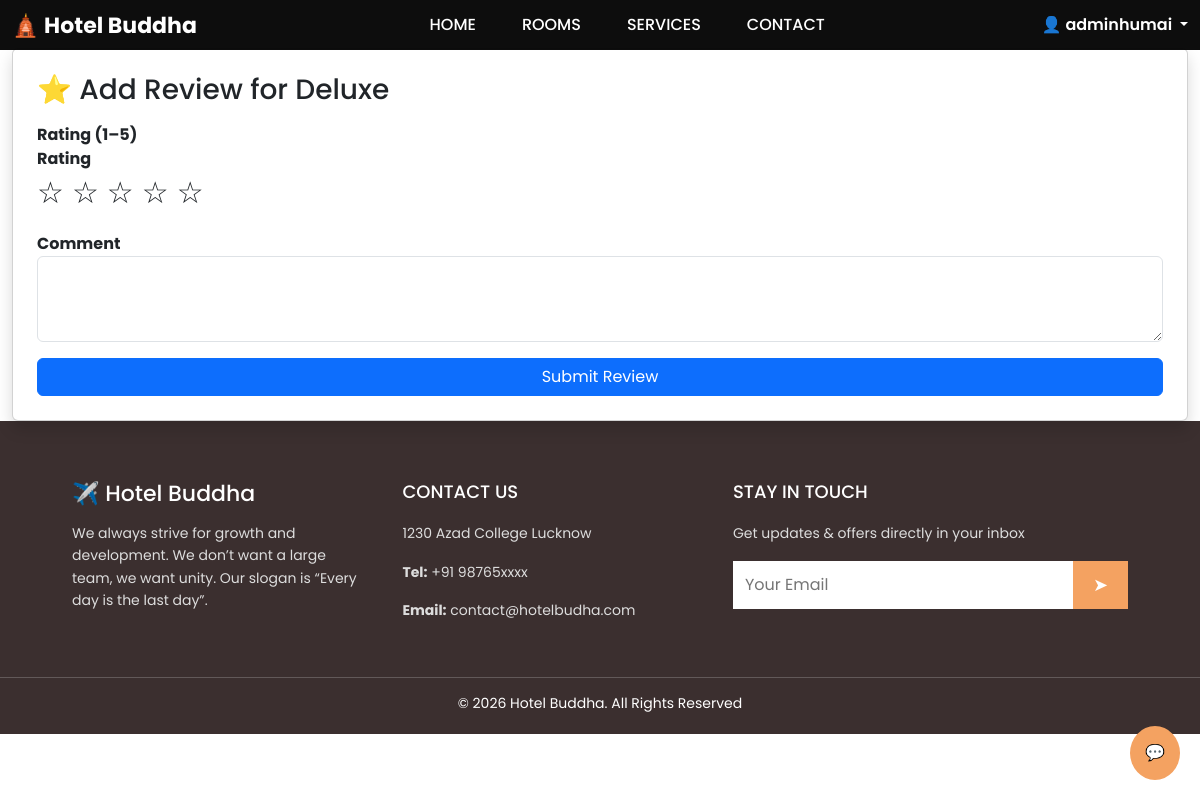
The app's page /add-review/2/ (signed in), older data.
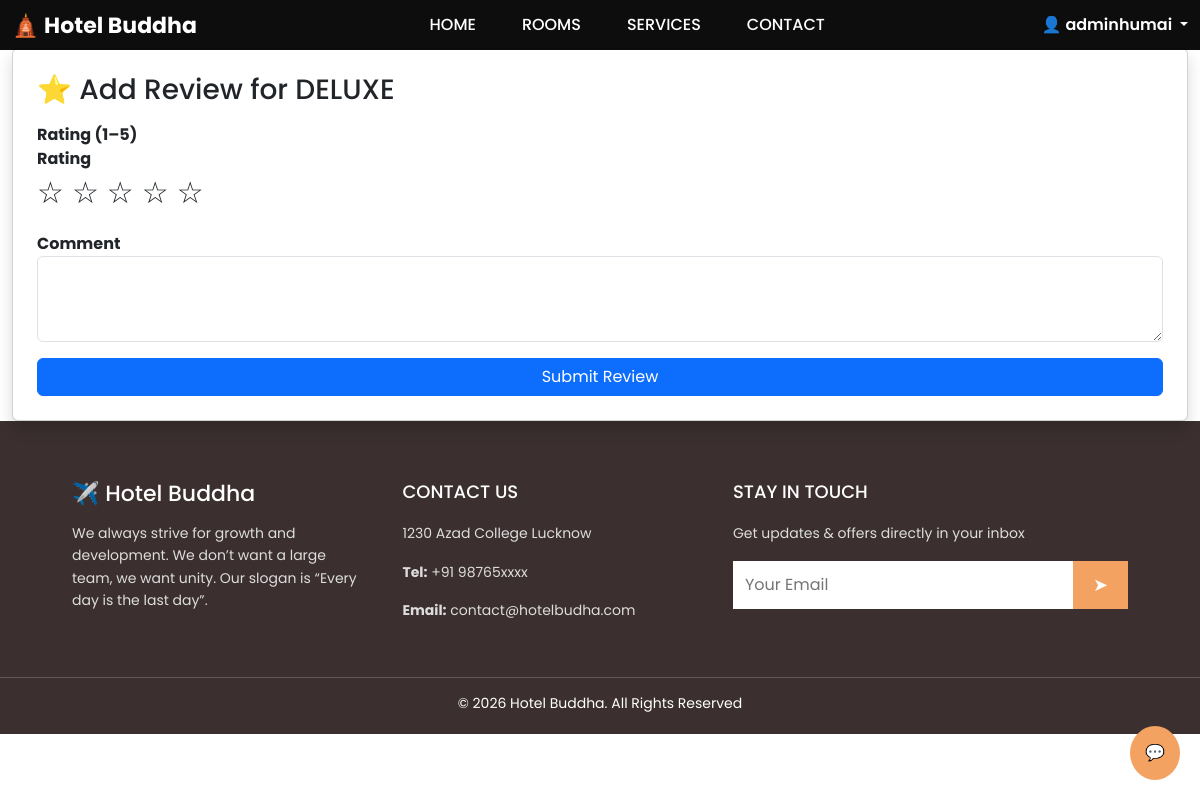
The same page, newer data.
### hotel_project/booking/models.py (models this page shows, shortened)
class Room(models.Model):
    ROOM_TYPES = (
        ('AC', 'AC'),
        ('NON-AC', 'Non-AC'),
        ('DELUXE', 'Deluxe'),
    )
    name = models.CharField(max_length=100)
    room_type = models.CharField(max_length=20, choices=ROOM_TYPES)
    price = models.IntegerField()
    description = models.TextField(blank=True, null=True)
    features = models.TextField(blank=True, null=True)
    capacity = models.IntegerField(default=2)
    is_available = models.BooleanField(default=True)
    image = models.ImageField(upload_to='rooms/', blank=True, null=True)

### hotel_project/booking/views.py (the view, shortened to what this page needs)
# urls.py: path('add-review/<int:room_id>/', views.add_review, name='add_review'),
@login_required
def add_review(request, room_id):
    room = Room.objects.get(id=room_id)
    return render(request, 'booking/add_review.html', {'room': room})

### hotel_project/booking/templates/booking/add_review.html (shortened to what this page needs)
{% extends 'booking/base.html' %}
{% block content %}
<div class="container mt-5">
    <div class="card p-4 shadow">
        <h3 class="mb-3">⭐ Add Review for {{ room.name }}</h3>
        <form method="POST">
            <div class="mb-3">
                <label class="fw-bold">Rating (1–5)</label>
                <div class="mb-3">
                    <label class="fw-bold">Rating</label><br>
                    <div id="star-rating" style="font-size:30px; cursor:pointer;">
                        <span data-value="1">☆</span>
                        <span data-value="2">☆</span>
                        <span data-value="3">☆</span>
                        <span data-value="4">☆</span>
                        <span data-value="5">☆</span>
                    </div>
                </div>
            </div>
            <div class="mb-3">
                <label class="fw-bold">Comment</label>
                <textarea name="comment" class="form-control" rows="3" required></textarea>
            </div>
            <button class="btn btn-primary w-100">Submit Review</button>
        </form>
    </div>
</div>
{% endblock %}

Row changes from the older to the newer data that the page shows:
changed Room: name "Deluxe" → "DELUXE"
